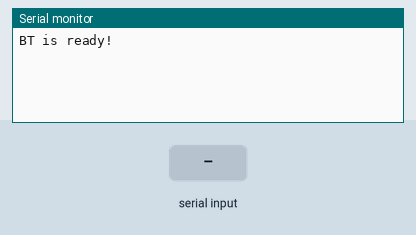
Bench run of a sketch on a simulated Arduino Uno, built with avr-gcc and run on an emulated ATmega328P. On the bench: the last lines printed to the serial monitor. The test bench sets the inputs (shaded band).

Above: at 1.2 s.
1.3 s: "1" received over the second serial link
At 13.3 s:
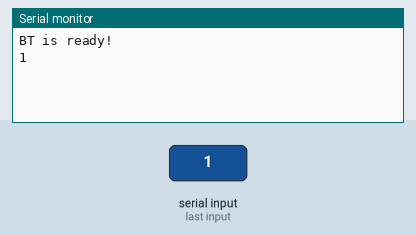
19.3 s: "0" received over the second serial link
At 25.2 s:
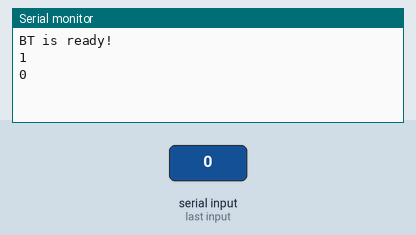
37.3 s: "2" received over the second serial link
At 49.0 s:
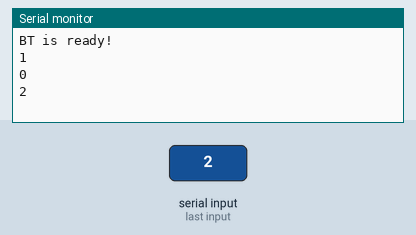

Measured:
- after the input at 1.3 s, the serial monitor: prints a new line after 10.7 s (image 1)
- after the input at 19.3 s, the serial monitor: prints a new line after 4.7 s (image 2)
- after the input at 37.3 s, the serial monitor: prints a new line after 10.7 s (image 3)

The sketch:

ardui.ino
```cpp
#include<SoftwareSerial.h>

SoftwareSerial BT(10, 11); // 接收腳, 傳送腳
char val;  // 儲存接收資料的變數

void setup() {
  Serial.begin(9600);   // 與電腦序列埠連線
  Serial.println("BT is ready!");

  // 設定藍牙模組的連線速率
  // 如果是HC-05，請改成38400
  BT.begin(9600);
}

void loop() {
    delay(12000);
    BT.println("falling");
    while(BT.available()){
      Serial.write(BT.read());
    }

    Serial.println("");
}

// {"step":1}

// {"":}
```
